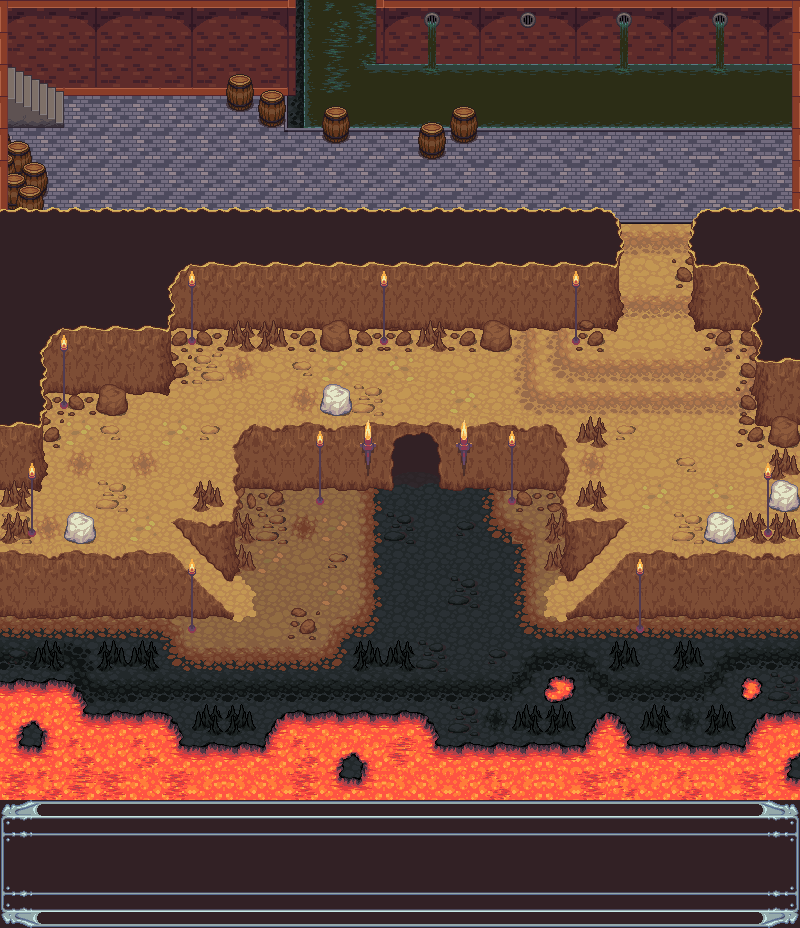

Tiled map render using the project's own tile images. Description and the map definition, with tile-layer contents summarised, below:
An orthogonal 25x29 tile map with 32x32 px tiles, 6 tile layers (Tile Layer 2, Tile Layer 4, Tile Layer 3, Tile Layer 1, ...), 13 tilesets.

<map version="1.4" tiledversion="1.4.2" orientation="orthogonal" renderorder="right-down" width="25" height="29" tilewidth="32" tileheight="32" infinite="0" nextlayerid="16" nextobjectid="1">
 <tileset firstgid="1" source="frame.tsx" />
 <tileset firstgid="43" source="mountains.tsx" />
 <tileset firstgid="151" source="dirt2.tsx" />
 <tileset firstgid="169" source="stairs.tsx" />
 <tileset firstgid="189" source="dungeon.tsx" />
 <tileset firstgid="293" source="house.tsx" />
 <tileset firstgid="356" source="brackish.tsx" />
 <tileset firstgid="374" source="basalt.tsx" />
 <tileset firstgid="392" source="dirt.tsx" />
 <tileset firstgid="410" source="lava.tsx" />
 <tileset firstgid="428" source="rock.tsx" />
 <tileset firstgid="430" source="barrel.tsx" />
 <tileset firstgid="438" source="torches.tsx" />
 <layer id="2" name="Tile Layer 2" width="25" height="29">
  <data>[725 cells, 725 non-empty, 18 distinct tile ids]</data>
 </layer>
 <layer id="12" name="Tile Layer 4" width="25" height="29">
  <data>[725 cells, 221 non-empty, 48 distinct tile ids]</data>
 </layer>
 <layer id="5" name="Tile Layer 3" width="25" height="29">
  <data>[725 cells, 277 non-empty, 46 distinct tile ids]</data>
 </layer>
 <layer id="1" name="Tile Layer 1" width="25" height="29">
  <data>[725 cells, 211 non-empty, 50 distinct tile ids]</data>
 </layer>
 <layer id="13" name="Tile Layer 5" width="25" height="29">
  <data>[725 cells, 173 non-empty, 44 distinct tile ids]</data>
 </layer>
 <layer id="14" name="Tile Layer 6" width="25" height="29">
  <data>[725 cells, 50 non-empty, 11 distinct tile ids]</data>
 </layer>
</map>
